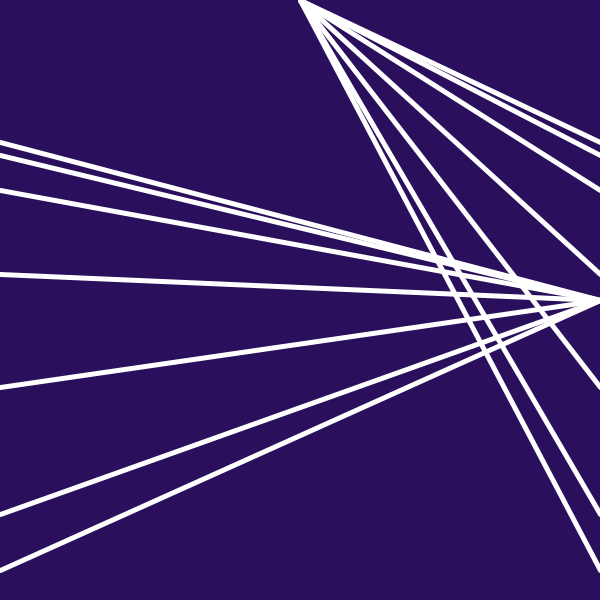
Frame 1 (no input)
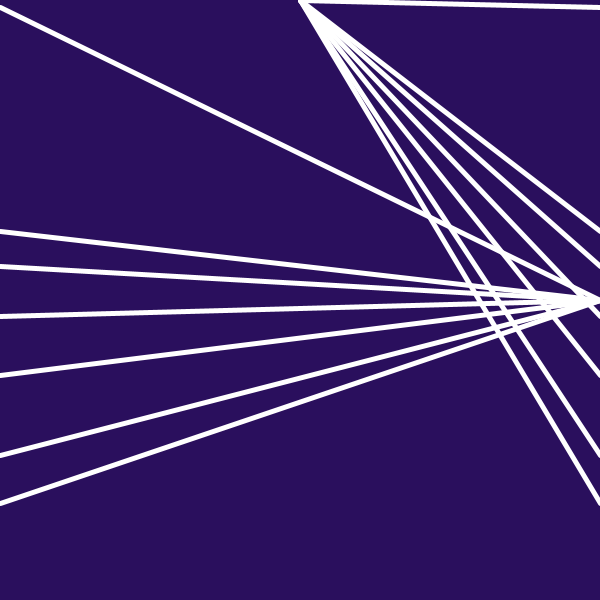
Frame 60 (the mouse pressed at the canvas centre just before this capture)
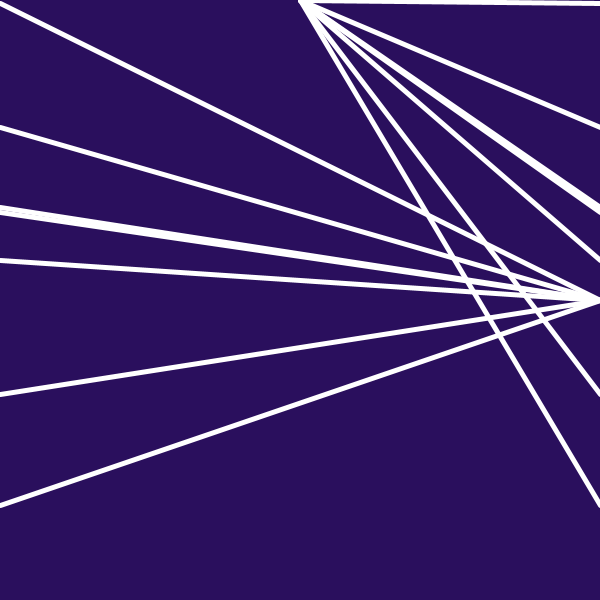
Frame 120 (the mouse held since frame 60 and released just before this capture)

The Processing sketch that drew these frames (run headless with seeded random() and noise(); from frame 60 on, the mouse is pressed at the canvas centre):

// Processing sketch: processing_163087
// ── processing_163087.pde

void setup()
{
  size(600,600);
  frameRate(10);
}

void draw()
{
  background(#2A0F5D);
  fill(255);
  for(float y=0; y< height; y+=90) {
    float lightX = random(0, width);
    float lightSz= random(height, 0);
    stroke(255);
    strokeWeight(5);
    line( width/2,0, lightSz, lightX);
    line( lightSz ,height/2, 0, lightX);
  }
}
